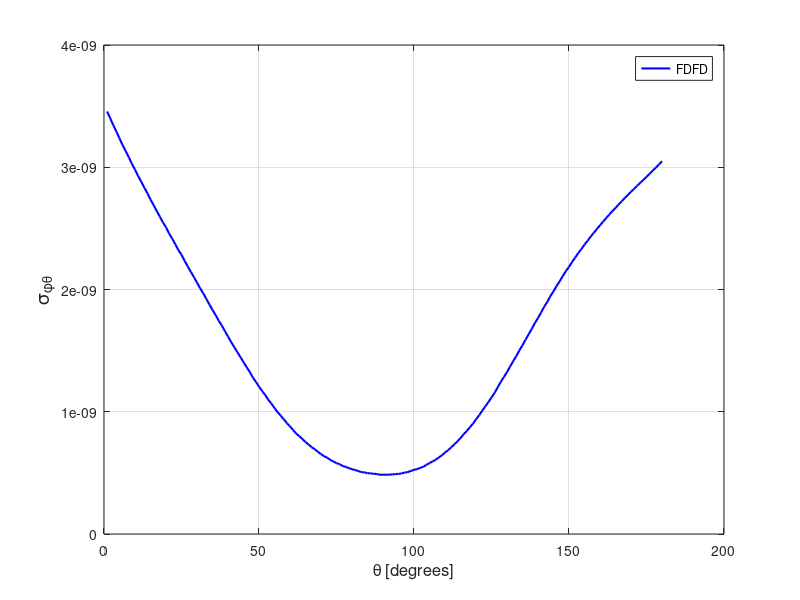

MATLAB code to generate this figure:
spt = [ 
    1  0.34559464E-08
    2  0.34012948E-08
    3  0.33437311E-08
    4  0.32919629E-08
    5  0.32359537E-08
    6  0.31811844E-08
    7  0.31326084E-08
    8  0.30813079E-08
    9  0.30279796E-08
   10  0.29807665E-08
   11  0.29287677E-08
   12  0.28822660E-08
   13  0.28335732E-08
   14  0.27871412E-08
   15  0.27364162E-08
   16  0.26901315E-08
   17  0.26427056E-08
   18  0.25964630E-08
   19  0.25493225E-08
   20  0.25090143E-08
   21  0.24576610E-08
   22  0.24163860E-08
   23  0.23700635E-08
   24  0.23225424E-08
   25  0.22841460E-08
   26  0.22347004E-08
   27  0.21890183E-08
   28  0.21447837E-08
   29  0.21019311E-08
   30  0.20564102E-08
   31  0.20106110E-08
   32  0.19688324E-08
   33  0.19241313E-08
   34  0.18767543E-08
   35  0.18329349E-08
   36  0.17907689E-08
   37  0.17448994E-08
   38  0.17053224E-08
   39  0.16599250E-08
   40  0.16152980E-08
   41  0.15712633E-08
   42  0.15294724E-08
   43  0.14882117E-08
   44  0.14477562E-08
   45  0.14055722E-08
   46  0.13649237E-08
   47  0.13263608E-08
   48  0.12802978E-08
   49  0.12448682E-08
   50  0.12062410E-08
   51  0.11696042E-08
   52  0.11372272E-08
   53  0.10976554E-08
   54  0.10667248E-08
   55  0.10309226E-08
   56  0.99565767E-09
   57  0.96889063E-09
   58  0.93777475E-09
   59  0.90672420E-09
   60  0.88084040E-09
   61  0.85006696E-09
   62  0.82213586E-09
   63  0.79952528E-09
   64  0.77680717E-09
   65  0.75226925E-09
   66  0.73156575E-09
   67  0.70897982E-09
   68  0.69368983E-09
   69  0.67236994E-09
   70  0.65319455E-09
   71  0.63607092E-09
   72  0.62459893E-09
   73  0.60625499E-09
   74  0.59292277E-09
   75  0.58021588E-09
   76  0.57095534E-09
   77  0.55599342E-09
   78  0.54877636E-09
   79  0.53867300E-09
   80  0.52995663E-09
   81  0.52326415E-09
   82  0.51569543E-09
   83  0.50616500E-09
   84  0.50417009E-09
   85  0.49741994E-09
   86  0.49606841E-09
   87  0.49258353E-09
   88  0.49031784E-09
   89  0.48469184E-09
   90  0.48501275E-09
   91  0.48524990E-09
   92  0.48515941E-09
   93  0.48753290E-09
   94  0.49006055E-09
   95  0.49145238E-09
   96  0.49578036E-09
   97  0.50262605E-09
   98  0.50684418E-09
   99  0.51567195E-09
  100  0.52531213E-09
  101  0.53055416E-09
  102  0.54050675E-09
  103  0.54964139E-09
  104  0.56548766E-09
  105  0.58009919E-09
  106  0.59418886E-09
  107  0.60765953E-09
  108  0.62624206E-09
  109  0.64330119E-09
  110  0.66632205E-09
  111  0.68505457E-09
  112  0.70915357E-09
  113  0.73239204E-09
  114  0.75669748E-09
  115  0.78434281E-09
  116  0.81605650E-09
  117  0.84101454E-09
  118  0.87245977E-09
  119  0.90180846E-09
  120  0.93761554E-09
  121  0.97047270E-09
  122  0.10082465E-08
  123  0.10438160E-08
  124  0.10788688E-08
  125  0.11168420E-08
  126  0.11548239E-08
  127  0.11995664E-08
  128  0.12445678E-08
  129  0.12844628E-08
  130  0.13238419E-08
  131  0.13698248E-08
  132  0.14139639E-08
  133  0.14550657E-08
  134  0.15022001E-08
  135  0.15440476E-08
  136  0.15895297E-08
  137  0.16346294E-08
  138  0.16784578E-08
  139  0.17253097E-08
  140  0.17674551E-08
  141  0.18115867E-08
  142  0.18593760E-08
  143  0.18986659E-08
  144  0.19457183E-08
  145  0.19849276E-08
  146  0.20290620E-08
  147  0.20672377E-08
  148  0.21098820E-08
  149  0.21509918E-08
  150  0.21849664E-08
  151  0.22258919E-08
  152  0.22612459E-08
  153  0.22982936E-08
  154  0.23304008E-08
  155  0.23671389E-08
  156  0.23985085E-08
  157  0.24326803E-08
  158  0.24638578E-08
  159  0.24941111E-08
  160  0.25255624E-08
  161  0.25547022E-08
  162  0.25851499E-08
  163  0.26123732E-08
  164  0.26406113E-08
  165  0.26679774E-08
  166  0.26955234E-08
  167  0.27217757E-08
  168  0.27476037E-08
  169  0.27737135E-08
  170  0.27992799E-08
  171  0.28231470E-08
  172  0.28486953E-08
  173  0.28729747E-08
  174  0.28978853E-08
  175  0.29218383E-08
  176  0.29471370E-08
  177  0.29723304E-08
  178  0.29971023E-08
  179  0.30224649E-08
  180  0.30483538E-08
  181  0.30744347E-08
  182  0.31004546E-08
  183  0.31265202E-08
  184  0.31553540E-08
  185  0.31835166E-08
  186  0.32081346E-08
  187  0.32384595E-08
  188  0.32659899E-08
  189  0.32953886E-08
  190  0.33274417E-08
  191  0.33547716E-08
  192  0.33873813E-08
  193  0.34197793E-08
  194  0.34516088E-08
  195  0.34829333E-08
  196  0.35158312E-08
  197  0.35486327E-08
  198  0.35827417E-08
  199  0.36166208E-08
  200  0.36497612E-08
  201  0.36834156E-08
  202  0.37158066E-08
  203  0.37503782E-08
  204  0.37878833E-08
  205  0.38215910E-08
  206  0.38559715E-08
  207  0.38905146E-08
  208  0.39258752E-08
  209  0.39553831E-08
  210  0.39883017E-08
  211  0.40247707E-08
  212  0.40574339E-08
  213  0.40887635E-08
  214  0.41162727E-08
  215  0.41496251E-08
  216  0.41757633E-08
  217  0.42094279E-08
  218  0.42308264E-08
  219  0.42625445E-08
  220  0.42866626E-08
  221  0.43100901E-08
  222  0.43302597E-08
  223  0.43573731E-08
  224  0.43740416E-08
  225  0.43871693E-08
  226  0.44072883E-08
  227  0.44249409E-08
  228  0.44427808E-08
  229  0.44557127E-08
  230  0.44619002E-08
  231  0.44724078E-08
  232  0.44895048E-08
  233  0.44957780E-08
  234  0.45030566E-08
  235  0.45032595E-08
  236  0.45088249E-08
  237  0.45062549E-08
  238  0.45118629E-08
  239  0.45173238E-08
  240  0.45189661E-08
  241  0.45184065E-08
  242  0.45153969E-08
  243  0.45149688E-08
  244  0.45089861E-08
  245  0.45104369E-08
  246  0.45141602E-08
  247  0.45089381E-08
  248  0.44949133E-08
  249  0.44956407E-08
  250  0.44930193E-08
  251  0.44881485E-08
  252  0.44846247E-08
  253  0.45035504E-08
  254  0.44925490E-08
  255  0.44923643E-08
  256  0.44821160E-08
  257  0.45007083E-08
  258  0.44920716E-08
  259  0.44979247E-08
  260  0.45019695E-08
  261  0.45141002E-08
  262  0.45197641E-08
  263  0.45244271E-08
  264  0.45388053E-08
  265  0.45517314E-08
  266  0.45702531E-08
  267  0.45763300E-08
  268  0.45889545E-08
  269  0.46080770E-08
  270  0.46265343E-08
  271  0.46527235E-08
  272  0.46674948E-08
  273  0.46902797E-08
  274  0.47160316E-08
  275  0.47467719E-08
  276  0.47765387E-08
  277  0.48088409E-08
  278  0.48216853E-08
  279  0.48675401E-08
  280  0.48997126E-08
  281  0.49306403E-08
  282  0.49734066E-08
  283  0.50101199E-08
  284  0.50399076E-08
  285  0.50726587E-08
  286  0.51226610E-08
  287  0.51670046E-08
  288  0.51895785E-08
  289  0.52396762E-08
  290  0.52842322E-08
  291  0.53247309E-08
  292  0.53556009E-08
  293  0.53899183E-08
  294  0.54345675E-08
  295  0.54732334E-08
  296  0.55068701E-08
  297  0.55430589E-08
  298  0.55749996E-08
  299  0.56036065E-08
  300  0.56450871E-08
  301  0.56799752E-08
  302  0.57068146E-08
  303  0.57310192E-08
  304  0.57563136E-08
  305  0.57774105E-08
  306  0.57919323E-08
  307  0.58087726E-08
  308  0.58249925E-08
  309  0.58374292E-08
  310  0.58467498E-08
  311  0.58548966E-08
  312  0.58557093E-08
  313  0.58479768E-08
  314  0.58544440E-08
  315  0.58421317E-08
  316  0.58261622E-08
  317  0.58180869E-08
  318  0.57959522E-08
  319  0.57811165E-08
  320  0.57549530E-08
  321  0.57275935E-08
  322  0.57006799E-08
  323  0.56657625E-08
  324  0.56249876E-08
  325  0.55939418E-08
  326  0.55547122E-08
  327  0.55110365E-08
  328  0.54636846E-08
  329  0.54228768E-08
  330  0.53753495E-08
  331  0.53243343E-08
  332  0.52654232E-08
  333  0.52058375E-08
  334  0.51460676E-08
  335  0.50945852E-08
  336  0.50294537E-08
  337  0.49638582E-08
  338  0.49057709E-08
  339  0.48414974E-08
  340  0.47806110E-08
  341  0.47150928E-08
  342  0.46497117E-08
  343  0.45896851E-08
  344  0.45194413E-08
  345  0.44499013E-08
  346  0.43863846E-08
  347  0.43181094E-08
  348  0.42538910E-08
  349  0.41924482E-08
  350  0.41212340E-08
  351  0.40594736E-08
  352  0.39966075E-08
  353  0.39358725E-08
  354  0.38726831E-08
  355  0.38037875E-08
  356  0.37471151E-08
  357  0.36872196E-08
  358  0.36263688E-08
  359  0.35719971E-08
  360  0.35128345E-08
 ]; 
plot(spt(1:180,1),spt(1:180,2),'b-','linewidth',1.5 ); 
grid on 
legend('FDFD');
xlabel('\theta [degrees]','FontSize',12);
ylabel('\sigma_{\phi\theta}','FontSize',14);
